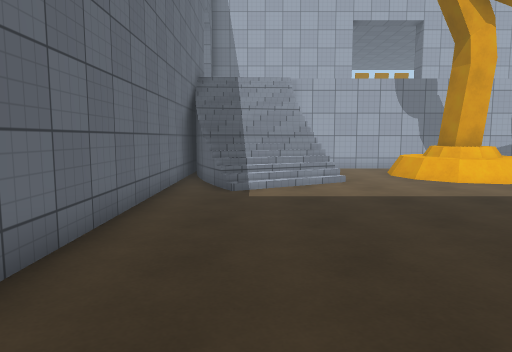
[1] (above)

14 first-person views from a walk through a scene from a Unity 3-D project. The camera is 1.4 m above the floor, tilts 6° down and sees 70° across. The floor is counted in squares, 1 m on a side. Each view is taken from the middle of a square. On the plan, view 1 faces up. The plan holds only what a view shows up to about 16 squares ahead; the rest is blank. The place goes on beyond the plan. The player is left out. Surface patterns are stand-ins for the level's own textures.

[2]
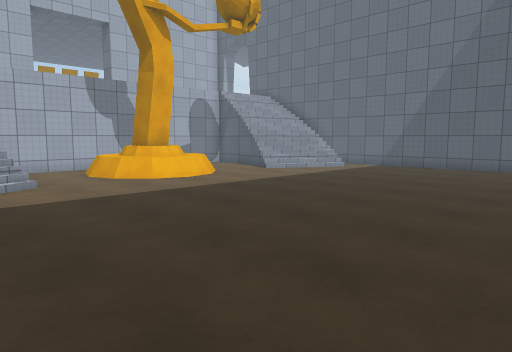

[3]
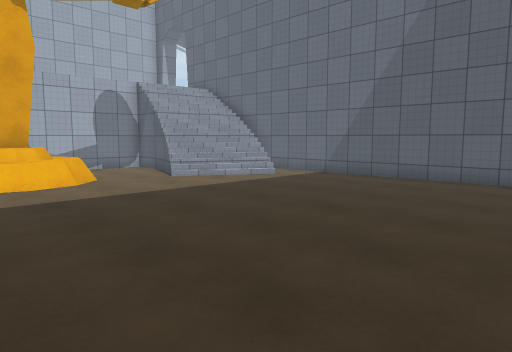

[4]
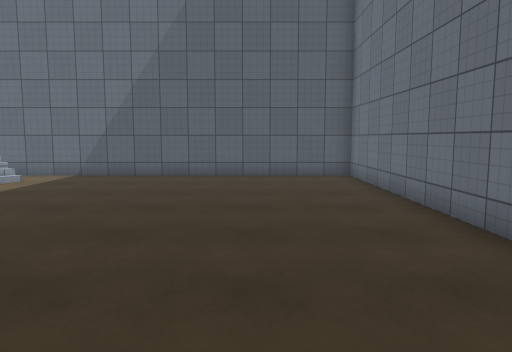

[5]
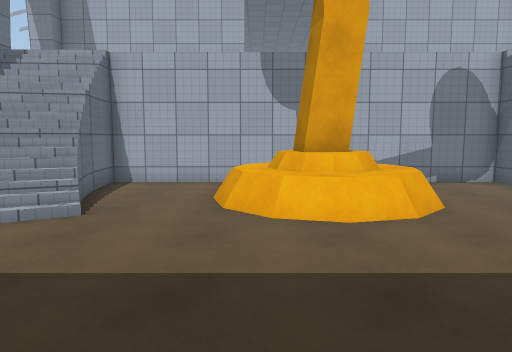

[6]
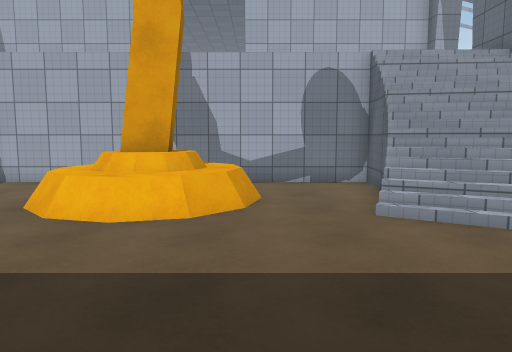

[7]
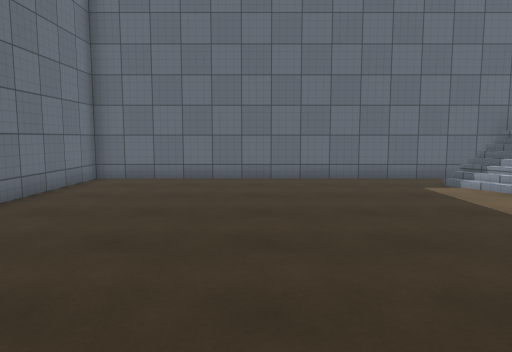

[8]
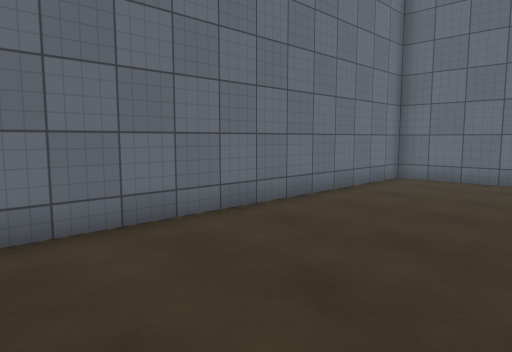

[9]
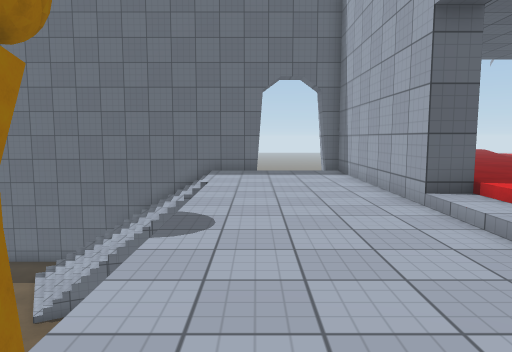

[10]
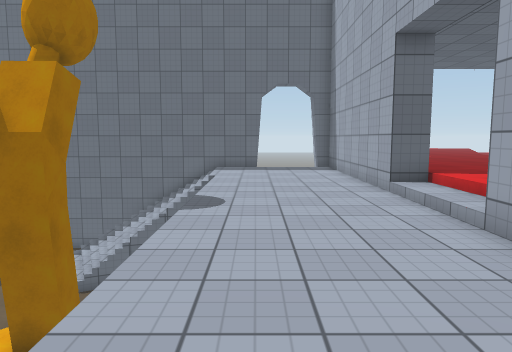

[11]
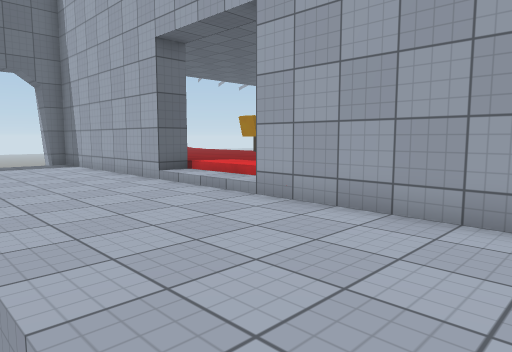

[12]
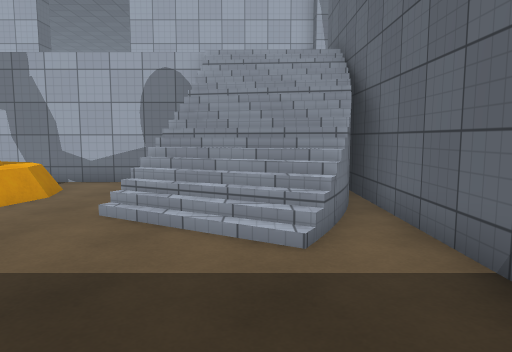

[13]
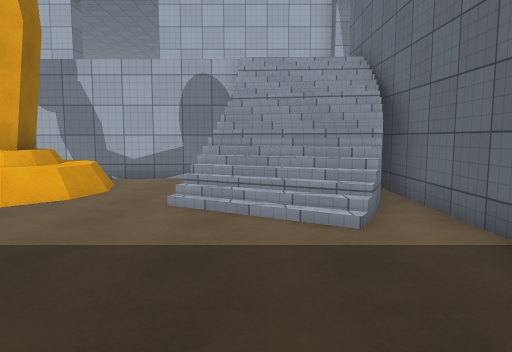

[14]
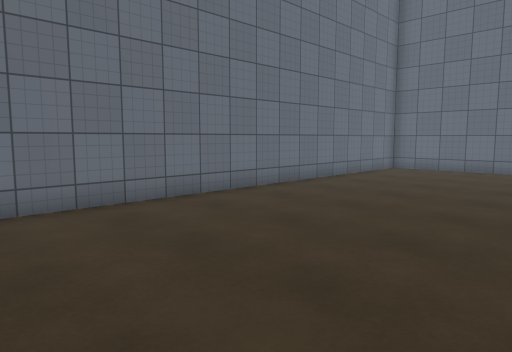

### Floor plan
Key: @ floor where view 1 was taken; # wall or solid block; x gap in a wall; . main floor; : floor 4 m higher than the main floor; + floor 4.25 m higher than the main floor; / step, stairs or slope; = window, fence, low wall or low ledge; ^ raised ledge; v drop or lower ground.
Columns run from 3 left of view 1 to 18 right of it. Each row starts with its distance up from view 1.
 22  ########++++########
 21 x:::::::::::::::::
 20  :::::::::::::::::
 19  ::::::::::::::::::
 18 x::::::::::::::::::  x
 17 #:::::::::::::::::   #
 16 #////.....==.....////#
 15 #/////...^ ^^...#////#
 14 #/////..=^##^=..v////#
 13 #v////..=^##^=..#///v#
 12 #/////...^^^^.../////#
 11 #.////....==....////.#
 10 #.=/............../=.#
  9 #....................#
  8 #....................#
  7 #....................#
  6 #....................#
  5 #....................#
  4 #....................#
  3 #....................#
  2 #....................#
  1 #....................#
  0 #..@.................#
 -1 #....................#
 -2 ######################

Positions as (right, up) in squares from view 1, and headings:
1: (0, 0), facing up
2: (0, 0), facing up-right
3: (5, 0), facing up-right
4: (4, 2), facing right
5: (6, 5), facing up
6: (10, 5), facing up
7: (10, 4), facing left
8: (10, 4), facing down-left
9: (13, 18), facing left
10: (15, 18), facing left
11: (15, 16), facing up-left
12: (15, 5), facing up
13: (14, 4), facing up
14: (14, 6), facing down-left
